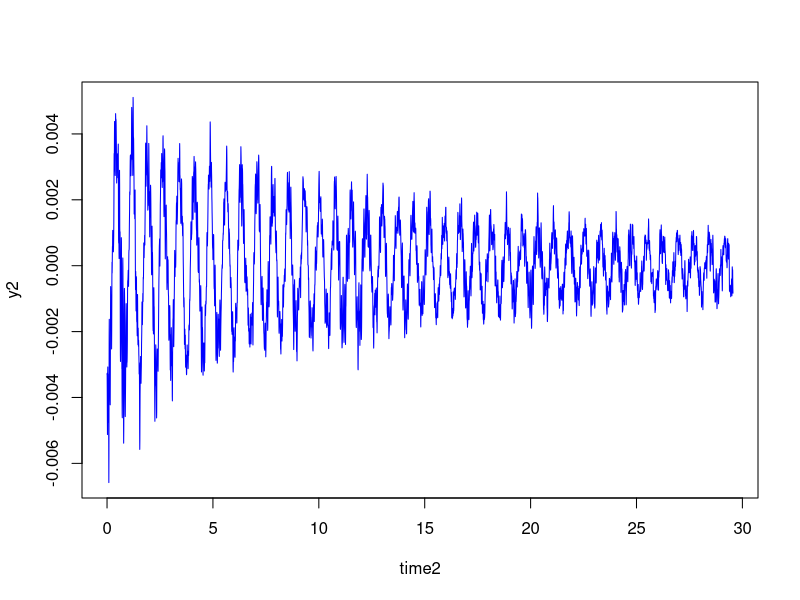
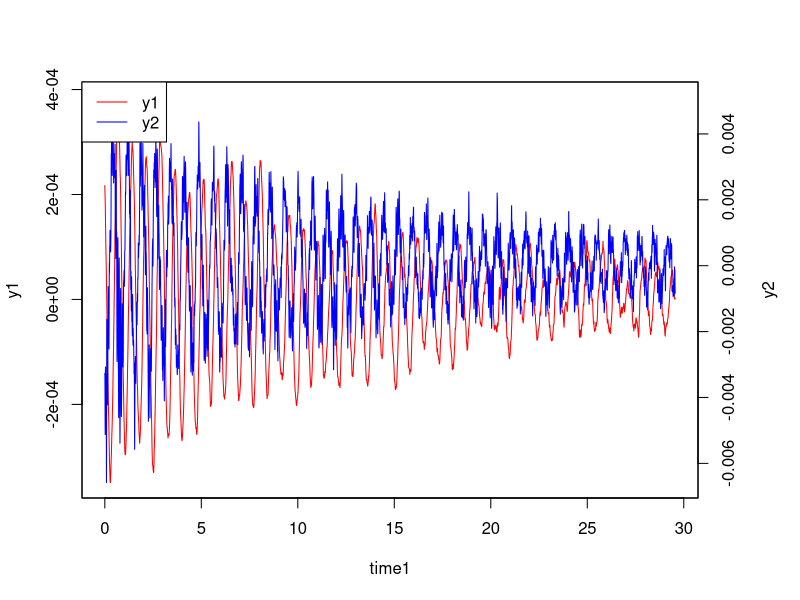

Generate these figures, in order, with R:
# INTERPOLATION FUNCTION

# This function is called when dataset for cross-correlation show differing time stamp intervals
# E.g. 1 set measured with sampling rate of 128Hz, the second measured with 512Hz or similar

# approx   (x, y = NULL, xout, method = "linear", n = 50,
#          yleft, yright, rule = 1, f = 0, ties = mean)
# Where x is data towards which you want y to eb interpolated
# xout is the new time stamp values

data1=read.table("tls.txt", sep=" ") # 5912 entries
data2=read.table("acceleration.txt", sep=" ") # 4577 entries

time1 = as.numeric(unlist(data1[1]))
time2 = as.numeric(unlist(data2[1]))
y1 = as.numeric(unlist(data1[2]))
y2 = as.numeric(unlist(data2[2]))

y_2interp = approx   (time2, y2, time1, method = "linear") 
# --> gives out a list of 2 columns, new time x and interpolated data y
time2 = as.numeric(unlist(y_2interp[1]))
y2 = as.numeric(unlist(y_2interp[2]))

plot(time2,y2, type="l", col="blue", lwd=1)
#plot(time2,y2,col="green", lwd=1)  #--> works!!! :D


# Plotting on two axis
# Source: http://robjhyndman.com/hyndsight/r-graph-with-two-y-axes/

par(mar=c(5,4,4,5)+.1)
plot(time1,y1,type="l",col="red")
par(new=TRUE)
plot(time2, y2,type="l",col="blue",xaxt="n",yaxt="n",xlab="",ylab="")
# axis(1) # only shows x and first y-axis
# axis(2) # overlays first y-axis with second
# axis(3) # would display a second x-axis up top
axis(4) # would display a second x-axis up top
mtext("y2",side=4,line=3)
legend("topleft",col=c("red","blue"),lty=1,legend=c("y1","y2"))
